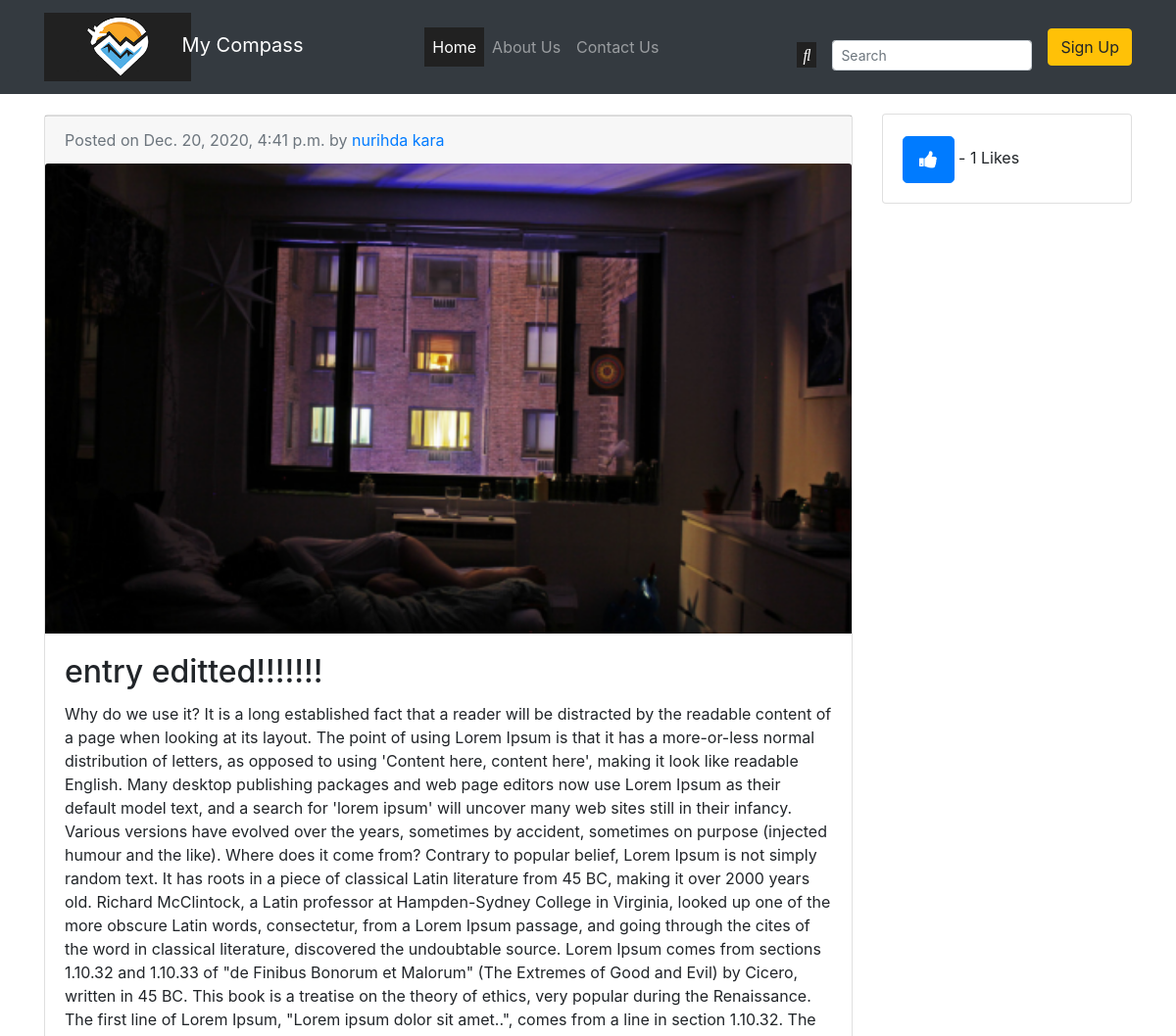
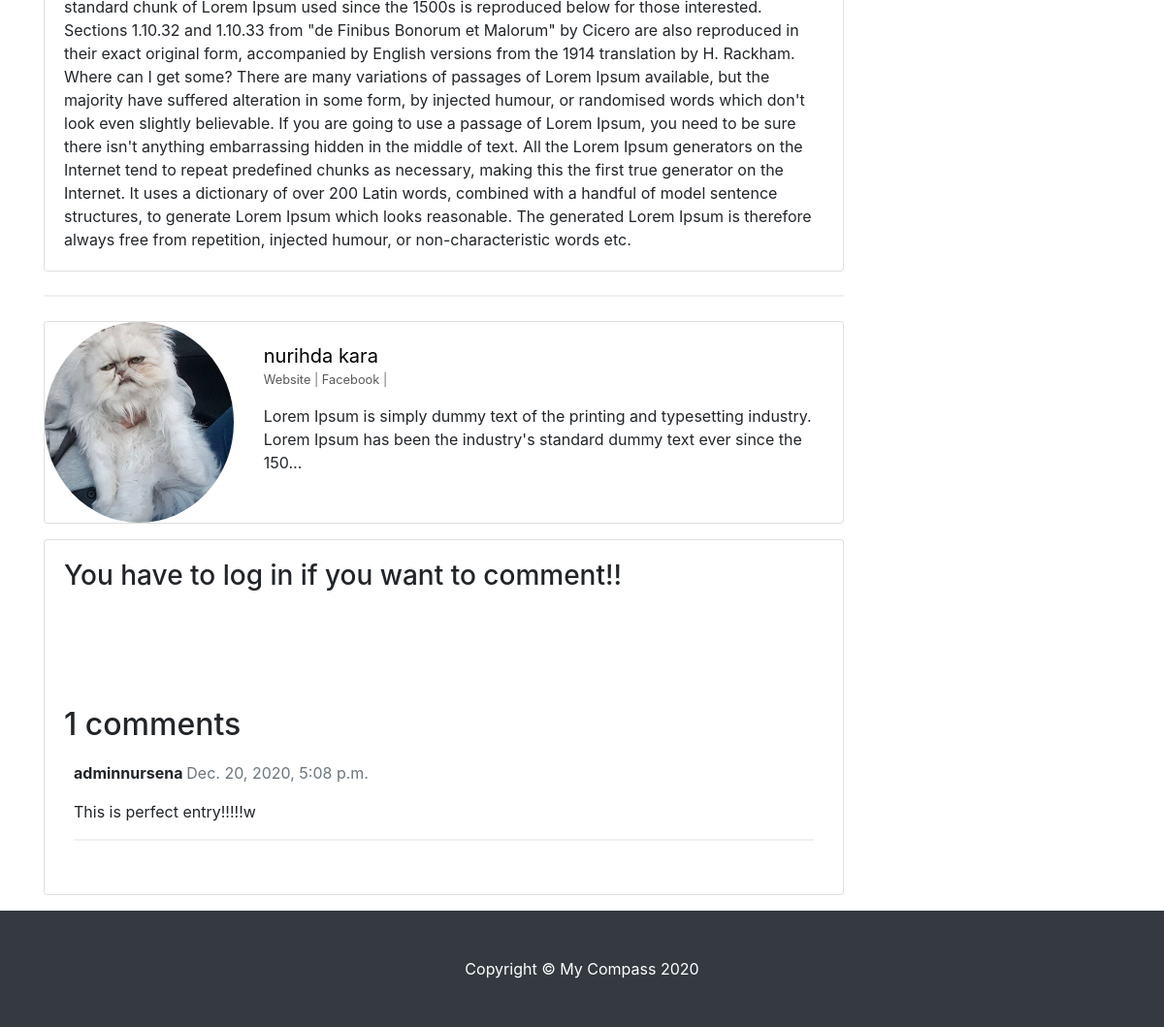
Screenshot of /entry/6/ with the database file from the repository (2 pictures, top to bottom).
### entries/models.py (models this page shows, shortened)
class Entry(models.Model):
    entry_title = models.CharField(max_length=50)
    entry_text = models.TextField()
    entry_date = models.DateTimeField(
        auto_now_add=True)
    entry_author = models.ForeignKey(User,
                                     on_delete=models.CASCADE)
    image = models.ImageField(upload_to='images/',
                              blank=False)  # default image url is deleted because image field made required by the way
    likes = models.ManyToManyField(User, related_name='blog_entries', blank=True, null=True)
    favorites = models.ManyToManyField(User, related_name='entry_favorites', blank=True, null=True)
    class Meta:
        verbose_name_plural = "Entries"
    def total_likes(self):
        return self.likes.count()

class Profile(models.Model):
    bio = models.TextField()
    profile_pic = models.ImageField(upload_to='images/', blank=True, null=True)
    website_url = models.CharField(max_length=255, null=True, blank=True)
    faceboook_url = models.CharField(max_length=255, null=True, blank=True)
    twitter_url = models.CharField(max_length=255, null=True, blank=True)
    instagram_url = models.CharField(max_length=255, null=True, blank=True)
    pinterest_url = models.CharField(max_length=255, null=True, blank=True)
    user = models.OneToOneField(User, on_delete=models.CASCADE, null=True)

class Comment(models.Model):
    entry = models.ForeignKey(Entry, on_delete=models.CASCADE, related_name='comments')
    comment_content = models.TextField()
    commenter = models.ForeignKey(User, on_delete=models.CASCADE)
    created_on = models.DateTimeField(auto_now_add=True)
    active = models.BooleanField(default=False)
    class Meta:
        ordering = ['-created_on']

### entries/views.py (the view)
# urls.py: path('entry/<int:pk>/', EntryView, name='entry-detail'),
def EntryView(request, pk):
    try:
        entry_commented = get_object_or_404(Entry, pk=pk)
        comments = entry_commented.comments.filter(active=True)
    except Entry.DoesNotExist:
        raise Http404('Data does not exist')
    new_comment = None
    comment_user = request.user
    if request.method == 'POST':
        form = CommentForm(data=request.POST)
        if form.is_valid():
            new_comment = form.save(commit=False)
            new_comment = Comment(commenter=comment_user,
                                  comment_content=form.cleaned_data['comment_content'],
                                  entry=entry_commented)
            new_comment.save()
    else:
        form = CommentForm()
    total_likes = entry_commented.total_likes()
    liked = False
    if entry_commented.likes.filter(pk=request.user.pk).exists():
        liked = True
    favorite = False
    if entry_commented.favorites.filter(pk=request.user.pk).exists():
        favorite = True
    context = {
        'entry': entry_commented,
        'comment_form': form,
        'new_comment': new_comment,
        'comments': comments,
        'total_likes': total_likes,
        'liked': liked,
        'favorite': favorite,
    }
    return render(request, 'entries/entry_detail.html', context)

### entries/forms.py
class CommentForm(forms.ModelForm):
    class Meta:
        model = Comment
        fields = ('comment_content',)

### entries/templates/entries/entry_detail.html (shortened to what this page needs)
{% extends "entries/base.html" %}
{% load static %}
{% block content %}
    <div class="col-md-9">
        <div class="card mb-4" style="margin-top: 3%;">
            <div class="entry-detail-area">
                <div class="card-footer text-muted entry-author-publish-info">
                    Posted on {{ entry.entry_date }} by
                    <a href="{% url 'user_profile' entry.entry_author.profile.pk %}">{{ entry.entry_author.first_name }} {{ entry.entry_author.last_name }}</a>
                </div>
            </div>
            <img class="card-img-top entry-img" src="{{ entry.image.url }}" height=”300” width=”750”
                 alt="Card image cap">
            <div class="card-body">
                <h2 class="card-title">{{ entry.entry_title }}</h2>
                <p class="card-text">{{ entry.entry_text }}</p>
            </div>
        </div>
        <hr>
        <div class="card mb-3">
            <div class="row no-gutters">
                <div class="col-md-3 col-lg-3 col-sm-2">
                    {% if entry.entry_author.profile.profile_pic %}
                        <a class="card-title author-detail"
                           href="{% url 'user_profile' entry.entry_author.profile.pk %}">
                            <img class="profile-pic rounded-circle"
                                 src="{{ entry.entry_author.profile.profile_pic.url }}"></a>
                    {% else %}
                        <a class="card-title author-detail"
                           href="{% url 'user_profile' entry.entry_author.profile.pk %}">
                            <img class="profile-pic" src="{% static 'djangoProject/images/profile2.png' %}"></a>
                    {% endif %}
                </div>
                <div class="col-md-9 col-lg-9 col-sm-10">
                    <div class="card-body">
                        <a class="card-title author-detail"
                           href="{% url 'user_profile' entry.entry_author.profile.pk %}">{{ entry.entry_author.first_name }} {{ entry.entry_author.last_name }}</a>
                        <p class="small text-muted social-links">
                            {% if entry.entry_author.profile.website_url %}
                                <a href="{{ entry.entry_author.profile.website_url }}">Website</a> |
                            {% endif %}
                            {% if entry.entry_author.profile.faceboook_url %}
                                <a href="{{ entry.entry_author.profile.faceboook_url }}">Facebook</a> |
                            {% endif %}
                        </p>
                        <p class="card-text">{{ entry.entry_author.profile.bio |truncatechars:150 }}</p>
                    </div>
                </div>
            </div>
        </div>
        <div class="card mb-3">
            <div class="col-md-12 card-body">
                {% if user.is_authenticated %}
                    {% if new_comment %}
                        <div class="alert alert-success" role="alert">
                            Your comment is awaiting moderation
                        </div>
                    {% else %}
                        <h3>Leave a comment</h3>
                        <form method="post" style="margin-top: 1.3em;">
                            {{ comment_form.as_p }}
                            {% csrf_token %}
                            <button type="submit" class="btn btn-primary comment-btn">Comment</button>
                        </form>
                    {% endif %}
                {% else %}
                    <h3>You have to log in if you want to comment!!</h3>
                {% endif %}
                <h2 class="comment-counts">{{ comments.count }} comments</h2>
                {% for comment in comments %}
                    <div class="comments" style="padding: 10px;">
                        <p class="font-weight-bold">
                            {{ comment.commenter }}
                            <span class=" text-muted font-weight-normal">
                  {{ comment.created_on }}
                </span>
                        </p>
                        {{ comment.comment_content | linebreaks }}
                        <hr/>
                    </div>
                {% endfor %}
            </div>
        </div>
    </div>
    <div class="col-md-3 edit-delete-like-total">
        <div class="card my-4">
            <div class="card-body">
                <div class="like-entry-area">
                    <form action="{% url 'like_entry' entry.pk %}" method="post">
                        {% if liked %}
                            <button type="submit" name="entry_id" value="{{ entry.id }}"
                                    class="btn btn-danger btn-lg">
                                <i onclick="Like_Up(this)" class="fa fa-thumbs-down"></i>
                            </button>
                        {% else %}
                            <button type="submit" name="entry_id" value="{{ entry.id }}"
                                    class="btn btn-primary btn-lg">
                                <i onclick="Like_Down(this)" class="fa fa-thumbs-up"></i>
                            </button>
                        {% endif %}
                        - {{ total_likes }} Likes
                    </form>
                </div>
            </div>
        </div>
    </div>
{% endblock %}

### entries/static/entries/css/delete-modal.css (style rules this page uses)
hr { border: 1px solid #f1f1f1; margin-bottom: 25px; }

### entries/static/entries/css/style.css (style rules this page uses)
.entry-img { height: 480px !important; max-width: 100% !important; object-fit: cover !important; }
.entry-detail-area { display: flex; }
.entry-detail-area .entry-author-publish-info { width: 100%; }
.like-entry-area { margin-top: 1%; }
.fa { font-size: 50px; cursor: pointer; user-select: none; }
.profile-pic { margin: 0 auto; height: 207px !important; width: 95% !important; object-fit: cover; }
.social-links a { color: #585858; }
.comment-counts { margin-top: 15%; }
.author-detail { color: black; font-size: 20px; }
body { padding-top: 56px; }

### rows the page displays
Entry: entry_date "Dec. 20, 2020, 4:41 p.m.", entry_author.first_name "nurihda", entry_author.last_name "kara", image (picture), entry_title "entry editted!!!!!!!", entry_text "Why do we use it? It is a long established fact that a reader will be distracted by the readable content of a page when looking at its layout. The point of using Lorem Ipsum is that it has a more-or-less normal distribution of letters, as opposed to using 'Content here, content here', making it look like readable English. Many desktop publishing packages and web page editors now use Lorem Ipsum as their default model text, and a search for 'lorem ipsum' will uncover many web sites still in their infancy. Various versions have evolved over the years, sometimes by accident, sometimes on purpose (injected humour and the like). Where does it come from? Contrary to popular belief, Lorem Ipsum is…", entry_author.profile.profile_pic (picture), entry_author.profile.bio "Lorem Ipsum is simply dummy text of the printing and typesetting industry. Lorem Ipsum has been the industry's standard dummy text ever since the 150…"
Comment: commenter "adminnursena", created_on "Dec. 20, 2020, 5:08 p.m.", comment_content "This is perfect entry!!!!!w"

### other values shown
{{ comments.count }} "1"
{{ total_likes }} "1"
